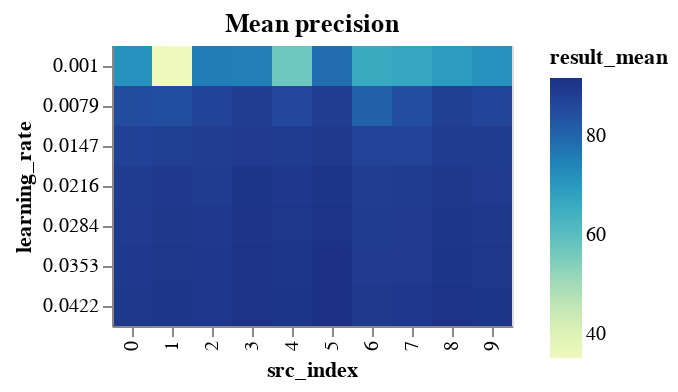

Notebook code cell kept with this figure:
### Code cell
learning_rate_results_encoding = {
    "x": "src_index:O",
    "y": "learning_rate:O",
    "color": "result_mean:Q",
}
learning_rate_results_tooltip = [
    "result_mean",
    "result_std",
    "neurons",
    "layers",
    "epochs",
    "learning_rate",
    "src_index",
]
LEARNING_RATE_BINS = np.array_split(
    LEARNING_RATE_RANGE, LEARNING_RATE_RANGE.max() // LEARNING_RATE_BIN_SIZE + 1
)


def binified_learning_rate_heatmap(title, lr_df):
    return binified_heatmap(
        title,
        lr_df,
        "learning_rate",
        LEARNING_RATE_BINS,
        learning_rate_results_tooltip,
        **learning_rate_results_encoding
    )


binified_learning_rate_heatmap("Mean precision", learning_rate_results_df)

### Figure 1 — Vega-Lite specification as saved in the notebook (floating-point values rounded to 4 significant figures)
{"config": {"view": {"continuousWidth": 400, "continuousHeight": 300}}, "hconcat": [{"mark": "rect", "encoding": {"color": {"type": "quantitative", "field": "result_mean"}, "tooltip": [{"type": "quantitative", "field": "result_mean"}, {"type": "quantitative", "field": "result_std"}, {"type": "quantitative", "field": "neurons"}, {"type": "quantitative", "field": "layers"}, {"type": "quantitative", "field": "epochs"}, {"type": "quantitative", "field": "learning_rate"}, {"type": "quantitative", "field": "src_index"}], "x": {"type": "ordinal", "field": "src_index"}, "y": {"type": "ordinal", "field": "learning_rate"}}, "selection": {"selector005": {"type": "interval", "bind": "scales", "encodings": ["x", "y"]}}, "title": "Mean precision"}], "data": {"name": "data-ee02bf870da3dd00732cd95ab40bf293"}, "$schema": "https://vega.github.io/schema/vega-lite/v4.8.1.json", "datasets": {"data-ee02bf870da3dd00732cd95ab40bf293": [{"neurons": 11, "layers": 2, "epochs": 80, "learning_rate": 0.0422, "momentum": 0.0503, "result_mean": 91.65, "result_std": 1.314, "src_index": 5}, {"neurons": 6, "layers": 2, "epochs": 90, "learning_rate": 0.0216, "momentum": 0.0503, "result_mean": 88.93, "result_std": 1.053, "src_index": 0}, {"neurons": 8, "layers": 1, "epochs": 70, "learning_rate": 0.0216, "momentum": 0.0503, "result_mean": 89.51, "result_std": 1.115, "src_index": 1}, {"neurons": 10, "layers": 1, "epochs": 70, "learning_rate": 0.0216, "momentum": 0.0503, "result_mean": 89.07, "result_std": 1.078, "src_index": 2}, {"neurons": 11, "layers": 2, "epochs": 70, "learning_rate": 0.0216, "momentum": 0.0503, "result_mean": 90.63, "result_std": 1.24, "src_index": 3}, {"neurons": 10, "layers": 1, "epochs": 70, "learning_rate": 0.0353, "momentum": 0.0503, "result_mean": 90.04, "result_std": 1.193, "src_index": 2}, {"neurons": 9, "layers": 2, "epochs": 90, "learning_rate": 0.0216, "momentum": 0.0503, "result_mean": 89.75, "result_std": 1.167, "src_index": 4}, {"neurons": 11, "layers": 2, "epochs": 80, "learning_rate": 0.0147, "momentum": 0.0503, "result_mean": 89.61, "result_std": 1.156, "src_index": 5}, {"neurons": 11, "layers": 2, "epochs": 80, "learning_rate": 0.0216, "momentum": 0.0503, "result_mean": 90.63, "result_std": 1.267, "src_index": 5}, {"neurons": 11, "layers": 2, "epochs": 70, "learning_rate": 0.0422, "momentum": 0.0503, "result_mean": 91.16, "result_std": 1.323, "src_index": 3}, {"neurons": 11, "layers": 2, "epochs": 80, "learning_rate": 0.0284, "momentum": 0.0503, "result_mean": 91.16, "result_std": 1.323, "src_index": 5}, {"neurons": 9, "layers": 2, "epochs": 90, "learning_rate": 0.0284, "momentum": 0.0503, "result_mean": 90.19, "result_std": 1.229, "src_index": 4}, {"neurons": 11, "layers": 2, "epochs": 80, "learning_rate": 0.0353, "momentum": 0.0503, "result_mean": 91.65, "result_std": 1.375, "src_index": 5}, {"neurons": 6, "layers": 2, "epochs": 80, "learning_rate": 0.0353, "momentum": 0.0503, "result_mean": 89.27, "result_std": 1.166, "src_index": 7}, {"neurons": 5, "layers": 2, "epochs": 60, "learning_rate": 0.0284, "momentum": 0.0503, "result_mean": 89.12, "result_std": 1.155, "src_index": 6}, {"neurons": 5, "layers": 2, "epochs": 60, "learning_rate": 0.0216, "momentum": 0.0503, "result_mean": 88.68, "result_std": 1.126, "src_index": 6}, {"neurons": 10, "layers": 1, "epochs": 70, "learning_rate": 0.0284, "momentum": 0.0503, "result_mean": 89.51, "result_std": 1.216, "src_index": 2}, {"neurons": 6, "layers": 2, "epochs": 80, "learning_rate": 0.0216, "momentum": 0.0503, "result_mean": 88.78, "result_std": 1.147, "src_index": 7}, {"neurons": 11, "layers": 1, "epochs": 80, "learning_rate": 0.0147, "momentum": 0.0503, "result_mean": 88.78, "result_std": 1.156, "src_index": 9}, {"neurons": 11, "layers": 2, "epochs": 60, "learning_rate": 0.0216, "momentum": 0.0503, "result_mean": 89.85, "result_std": 1.274, "src_index": 8}, {"neurons": 11, "layers": 1, "epochs": 80, "learning_rate": 0.0216, "momentum": 0.0503, "result_mean": 89.41, "result_std": 1.236, "src_index": 9}, {"neurons": 10, "layers": 1, "epochs": 70, "learning_rate": 0.0147, "momentum": 0.0503, "result_mean": 88.54, "result_std": 1.155, "src_index": 2}, {"neurons": 9, "layers": 2, "epochs": 90, "learning_rate": 0.0353, "momentum": 0.0503, "result_mean": 90.43, "result_std": 1.35, "src_index": 4}, {"neurons": 6, "layers": 2, "epochs": 80, "learning_rate": 0.0422, "momentum": 0.0503, "result_mean": 89.75, "result_std": 1.282, "src_index": 7}, {"neurons": 8, "layers": 1, "epochs": 70, "learning_rate": 0.0147, "momentum": 0.0503, "result_mean": 88.39, "result_std": 1.158, "src_index": 1}, {"neurons": 9, "layers": 2, "epochs": 90, "learning_rate": 0.0147, "momentum": 0.0503, "result_mean": 88.88, "result_std": 1.215, "src_index": 4}, {"neurons": 10, "layers": 1, "epochs": 70, "learning_rate": 0.0422, "momentum": 0.0503, "result_mean": 90.29, "result_std": 1.36, "src_index": 2}, {"neurons": 11, "layers": 1, "epochs": 80, "learning_rate": 0.0422, "momentum": 0.0503, "result_mean": 90.58, "result_std": 1.405, "src_index": 9}, {"neurons": 11, "layers": 2, "epochs": 70, "learning_rate": 0.0353, "momentum": 0.0503, "result_mean": 91.16, "result_std": 1.466, "src_index": 3}, {"neurons": 11, "layers": 2, "epochs": 60, "learning_rate": 0.0284, "momentum": 0.0503, "result_mean": 90.43, "result_std": 1.424, "src_index": 8}, {"neurons": 11, "layers": 2, "epochs": 70, "learning_rate": 0.0284, "momentum": 0.0503, "result_mean": 90.87, "result_std": 1.489, "src_index": 3}, {"neurons": 11, "layers": 2, "epochs": 70, "learning_rate": 0.0147, "momentum": 0.0503, "result_mean": 89.46, "result_std": 1.397, "src_index": 3}, {"neurons": 11, "layers": 2, "epochs": 60, "learning_rate": 0.0422, "momentum": 0.0503, "result_mean": 91.21, "result_std": 1.572, "src_index": 8}, {"neurons": 11, "layers": 2, "epochs": 60, "learning_rate": 0.0353, "momentum": 0.0503, "result_mean": 90.72, "result_std": 1.526, "src_index": 8}, {"neurons": 6, "layers": 2, "epochs": 90, "learning_rate": 0.0422, "momentum": 0.0503, "result_mean": 89.9, "result_std": 1.447, "src_index": 0}, {"neurons": 5, "layers": 2, "epochs": 60, "learning_rate": 0.0353, "momentum": 0.0503, "result_mean": 89.27, "result_std": 1.386, "src_index": 6}, {"neurons": 11, "layers": 1, "epochs": 80, "learning_rate": 0.0284, "momentum": 0.0503, "result_mean": 89.9, "result_std": 1.471, "src_index": 9}, {"neurons": 6, "layers": 2, "epochs": 90, "learning_rate": 0.0353, "momentum": 0.0503, "result_mean": 89.66, "result_std": 1.455, "src_index": 0}, {"neurons": 9, "layers": 2, "epochs": 90, "learning_rate": 0.0422, "momentum": 0.0503, "result_mean": 90.68, "result_std": 1.575, "src_index": 4}, {"neurons": 6, "layers": 2, "epochs": 80, "learning_rate": 0.0284, "momentum": 0.0503, "result_mean": 89.22, "result_std": 1.43, "src_index": 7}, {"neurons": 11, "layers": 1, "epochs": 80, "learning_rate": 0.0353, "momentum": 0.0503, "result_mean": 90.14, "result_std": 1.534, "src_index": 9}, {"neurons": 9, "layers": 2, "epochs": 90, "learning_rate": 0.0079, "momentum": 0.0503, "result_mean": 86.01, "result_std": 1.141, "src_index": 4}, {"neurons": 10, "layers": 1, "epochs": 70, "learning_rate": 0.0079, "momentum": 0.0503, "result_mean": 86.89, "result_std": 1.232, "src_index": 2}, {"neurons": 6, "layers": 2, "epochs": 90, "learning_rate": 0.0284, "momentum": 0.0503, "result_mean": 89.27, "result_std": 1.485, "src_index": 0}, {"neurons": 8, "layers": 1, "epochs": 70, "learning_rate": 0.0284, "momentum": 0.0503, "result_mean": 89.9, "result_std": 1.565, "src_index": 1}, {"neurons": 8, "layers": 1, "epochs": 70, "learning_rate": 0.0353, "momentum": 0.0503, "result_mean": 90.19, "result_std": 1.595, "src_index": 1}, {"neurons": 11, "layers": 1, "epochs": 80, "learning_rate": 0.0079, "momentum": 0.0503, "result_mean": 86.45, "result_std": 1.232, "src_index": 9}, {"neurons": 5, "layers": 2, "epochs": 60, "learning_rate": 0.0422, "momentum": 0.0503, "result_mean": 89.61, "result_std": 1.57, "src_index": 6}, {"neurons": 11, "layers": 2, "epochs": 80, "learning_rate": 0.0079, "momentum": 0.0503, "result_mean": 88.59, "result_std": 1.473, "src_index": 5}, {"neurons": 8, "layers": 1, "epochs": 70, "learning_rate": 0.0422, "momentum": 0.0503, "result_mean": 90.48, "result_std": 1.666, "src_index": 1}, {"neurons": 11, "layers": 2, "epochs": 70, "learning_rate": 0.0079, "momentum": 0.0503, "result_mean": 88.54, "result_std": 1.5, "src_index": 3}, {"neurons": 6, "layers": 2, "epochs": 90, "learning_rate": 0.0147, "momentum": 0.0503, "result_mean": 87.47, "result_std": 1.399, "src_index": 0}, {"neurons": 11, "layers": 2, "epochs": 60, "learning_rate": 0.0147, "momentum": 0.0503, "result_mean": 88.93, "result_std": 1.556, "src_index": 8}, {"neurons": 11, "layers": 2, "epochs": 60, "learning_rate": 0.0079, "momentum": 0.0503, "result_mean": 87.91, "result_std": 1.491, "src_index": 8}, {"neurons": 6, "layers": 2, "epochs": 80, "learning_rate": 0.0079, "momentum": 0.0503, "result_mean": 84.85, "result_std": 1.221, "src_index": 7}, {"neurons": 6, "layers": 2, "epochs": 80, "learning_rate": 0.0147, "momentum": 0.0503, "result_mean": 87.08, "result_std": 1.457, "src_index": 7}, {"neurons": 6, "layers": 2, "epochs": 90, "learning_rate": 0.0079, "momentum": 0.0503, "result_mean": 85.19, "result_std": 1.27, "src_index": 0}, {"neurons": 5, "layers": 2, "epochs": 60, "learning_rate": 0.0147, "momentum": 0.0503, "result_mean": 87.37, "result_std": 1.624, "src_index": 6}, {"neurons": 8, "layers": 1, "epochs": 70, "learning_rate": 0.0079, "momentum": 0.0503, "result_mean": 84.51, "result_std": 1.939, "src_index": 1}, {"neurons": 6, "layers": 2, "epochs": 90, "learning_rate": 0.001, "momentum": 0.0503, "result_mean": 71.44, "result_std": 1.005, "src_index": 0}, {"neurons": 5, "layers": 2, "epochs": 60, "learning_rate": 0.0079, "momentum": 0.0503, "result_mean": 80.86, "result_std": 2.246, "src_index": 6}, {"neurons": 6, "layers": 2, "epochs": 80, "learning_rate": 0.001, "momentum": 0.0503, "result_mean": 67.12, "result_std": 0.9281, "src_index": 7}, {"neurons": 10, "layers": 1, "epochs": 70, "learning_rate": 0.001, "momentum": 0.0503, "result_mean": 75.57, "result_std": 2.248, "src_index": 2}, {"neurons": 11, "layers": 1, "epochs": 80, "learning_rate": 0.001, "momentum": 0.0503, "result_mean": 71.54, "result_std": 2.101, "src_index": 9}, {"neurons": 11, "layers": 2, "epochs": 80, "learning_rate": 0.001, "momentum": 0.0503, "result_mean": 78.48, "result_std": 3.022, "src_index": 5}, {"neurons": 9, "layers": 2, "epochs": 90, "learning_rate": 0.001, "momentum": 0.0503, "result_mean": 57.26, "result_std": 0.9487, "src_index": 4}, {"neurons": 11, "layers": 2, "epochs": 60, "learning_rate": 0.001, "momentum": 0.0503, "result_mean": 69.69, "result_std": 2.482, "src_index": 8}, {"neurons": 11, "layers": 2, "epochs": 70, "learning_rate": 0.001, "momentum": 0.0503, "result_mean": 75.47, "result_std": 3.102, "src_index": 3}, {"neurons": 5, "layers": 2, "epochs": 60, "learning_rate": 0.001, "momentum": 0.0503, "result_mean": 66.0, "result_std": 2.324, "src_index": 6}, {"neurons": 8, "layers": 1, "epochs": 70, "learning_rate": 0.001, "momentum": 0.0503, "result_mean": 35.26, "result_std": 1.819, "src_index": 1}]}}
